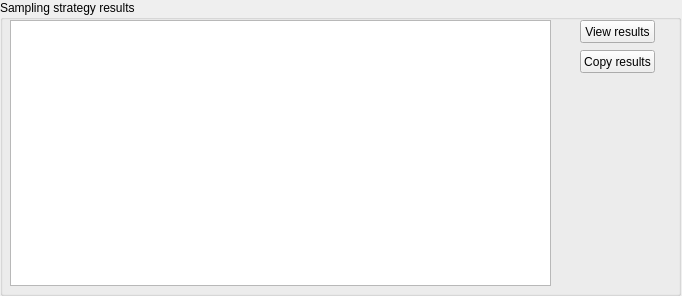
      <widget class="QWidget" name="page_10">
       <property name="geometry">
        <rect>
         <x>0</x>
         <y>0</y>
         <width>682</width>
         <height>296</height>
        </rect>
       </property>
       <attribute name="label">
        <string>Page 8 - Review the Sampling Strategy results</string>
       </attribute>
       <widget class="QFrame" name="frame_8">
        <property name="geometry">
         <rect>
          <x>-5</x>
          <y>-10</y>
          <width>696</width>
          <height>336</height>
         </rect>
        </property>
        <property name="frameShape">
         <enum>QFrame::StyledPanel</enum>
        </property>
        <property name="frameShadow">
         <enum>QFrame::Raised</enum>
        </property>
        <widget class="QGroupBox" name="groupBox_32">
         <property name="geometry">
          <rect>
           <x>5</x>
           <y>10</y>
           <width>681</width>
           <height>296</height>
          </rect>
         </property>
         <property name="sizePolicy">
          <sizepolicy hsizetype="Preferred" vsizetype="Preferred">
           <horstretch>0</horstretch>
           <verstretch>0</verstretch>
          </sizepolicy>
         </property>
         <property name="minimumSize">
          <size>
           <width>0</width>
           <height>0</height>
          </size>
         </property>
         <property name="title">
          <string>Sampling strategy results</string>
         </property>
         <widget class="QTextBrowser" name="textBrowser_3">
          <property name="geometry">
           <rect>
            <x>10</x>
            <y>20</y>
            <width>541</width>
            <height>266</height>
           </rect>
          </property>
          <property name="html">
           <string>&lt;!DOCTYPE HTML PUBLIC &quot;-//W3C//DTD HTML 4.0//EN&quot; &quot;http://www.w3.org/TR/REC-html40/strict.dtd&quot;&gt;
&lt;html&gt;&lt;head&gt;&lt;meta name=&quot;qrichtext&quot; content=&quot;1&quot; /&gt;&lt;style type=&quot;text/css&quot;&gt;
p, li { white-space: pre-wrap; }
&lt;/style&gt;&lt;/head&gt;&lt;body style=&quot; font-family:'MS Shell Dlg 2'; font-size:8.25pt; font-weight:400; font-style:normal;&quot;&gt;
&lt;p style=&quot;-qt-paragraph-type:empty; margin-top:0px; margin-bottom:0px; margin-left:0px; margin-right:0px; -qt-block-indent:0; text-indent:0px; font-size:8pt;&quot;&gt;&lt;br /&gt;&lt;/p&gt;&lt;/body&gt;&lt;/html&gt;</string>
          </property>
         </widget>
         <widget class="QPushButton" name="pushButton_13">
          <property name="geometry">
           <rect>
            <x>580</x>
            <y>50</y>
            <width>75</width>
            <height>23</height>
           </rect>
          </property>
          <property name="text">
           <string>Copy results</string>
          </property>
         </widget>
         <widget class="QPushButton" name="pushButton_14">
          <property name="geometry">
           <rect>
            <x>580</x>
            <y>20</y>
            <width>75</width>
            <height>23</height>
           </rect>
          </property>
          <property name="text">
           <string>View results</string>
          </property>
         </widget>
        </widget>
       </widget>
      </widget>
